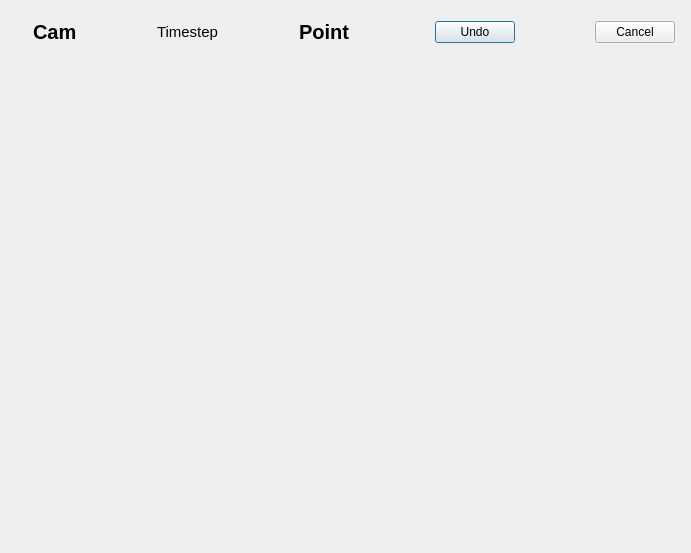
<?xml version="1.0" encoding="UTF-8"?>
<ui version="4.0">
 <class>CorrespondenceDialog</class>
 <widget class="QDialog" name="CorrespondenceDialog">
  <property name="geometry">
   <rect>
    <x>0</x>
    <y>0</y>
    <width>691</width>
    <height>553</height>
   </rect>
  </property>
  <property name="sizePolicy">
   <sizepolicy hsizetype="MinimumExpanding" vsizetype="MinimumExpanding">
    <horstretch>0</horstretch>
    <verstretch>0</verstretch>
   </sizepolicy>
  </property>
  <property name="windowTitle">
   <string>Dialog</string>
  </property>
  <widget class="QWidget" name="layoutWidget">
   <property name="geometry">
    <rect>
     <x>33</x>
     <y>20</y>
     <width>642</width>
     <height>515</height>
    </rect>
   </property>
   <layout class="QVBoxLayout" name="verticalLayout">
    <item>
     <layout class="QHBoxLayout" name="horizontalLayout">
      <item>
       <widget class="QLabel" name="CamLabel">
        <property name="font">
         <font>
          <pointsize>15</pointsize>
          <weight>75</weight>
          <bold>true</bold>
         </font>
        </property>
        <property name="text">
         <string>Cam</string>
        </property>
       </widget>
      </item>
      <item>
       <spacer name="horizontalSpacer_3">
        <property name="orientation">
         <enum>Qt::Horizontal</enum>
        </property>
        <property name="sizeHint" stdset="0">
         <size>
          <width>40</width>
          <height>20</height>
         </size>
        </property>
       </spacer>
      </item>
      <item>
       <widget class="QLabel" name="TimestepLabel">
        <property name="font">
         <font>
          <pointsize>11</pointsize>
          <weight>50</weight>
          <bold>false</bold>
         </font>
        </property>
        <property name="text">
         <string>Timestep</string>
        </property>
       </widget>
      </item>
      <item>
       <spacer name="horizontalSpacer">
        <property name="orientation">
         <enum>Qt::Horizontal</enum>
        </property>
        <property name="sizeHint" stdset="0">
         <size>
          <width>40</width>
          <height>20</height>
         </size>
        </property>
       </spacer>
      </item>
      <item>
       <widget class="QLabel" name="PointLabel">
        <property name="font">
         <font>
          <pointsize>15</pointsize>
          <weight>75</weight>
          <bold>true</bold>
         </font>
        </property>
        <property name="text">
         <string>Point</string>
        </property>
       </widget>
      </item>
      <item>
       <spacer name="horizontalSpacer_2">
        <property name="orientation">
         <enum>Qt::Horizontal</enum>
        </property>
        <property name="sizeHint" stdset="0">
         <size>
          <width>80</width>
          <height>20</height>
         </size>
        </property>
       </spacer>
      </item>
      <item>
       <widget class="QPushButton" name="undoClickButton">
        <property name="text">
         <string>Undo</string>
        </property>
       </widget>
      </item>
      <item>
       <spacer name="horizontalSpacer_4">
        <property name="orientation">
         <enum>Qt::Horizontal</enum>
        </property>
        <property name="sizeHint" stdset="0">
         <size>
          <width>40</width>
          <height>20</height>
         </size>
        </property>
       </spacer>
      </item>
      <item>
       <widget class="QPushButton" name="CancelButton">
        <property name="text">
         <string>Cancel</string>
        </property>
       </widget>
      </item>
     </layout>
    </item>
    <item>
     <widget class="CorrespondenceImage" name="Image">
      <property name="sizePolicy">
       <sizepolicy hsizetype="MinimumExpanding" vsizetype="MinimumExpanding">
        <horstretch>0</horstretch>
        <verstretch>0</verstretch>
       </sizepolicy>
      </property>
      <property name="minimumSize">
       <size>
        <width>1916</width>
        <height>1200</height>
       </size>
      </property>
      <property name="mouseTracking">
       <bool>false</bool>
      </property>
      <property name="text">
       <string>Image</string>
      </property>
     </widget>
    </item>
   </layout>
  </widget>
 </widget>
 <customwidgets>
  <customwidget>
   <class>CorrespondenceImage</class>
   <extends>QLabel</extends>
   <header>CorrespondenceImage.h</header>
  </customwidget>
 </customwidgets>
 <resources/>
 <connections/>
</ui>
